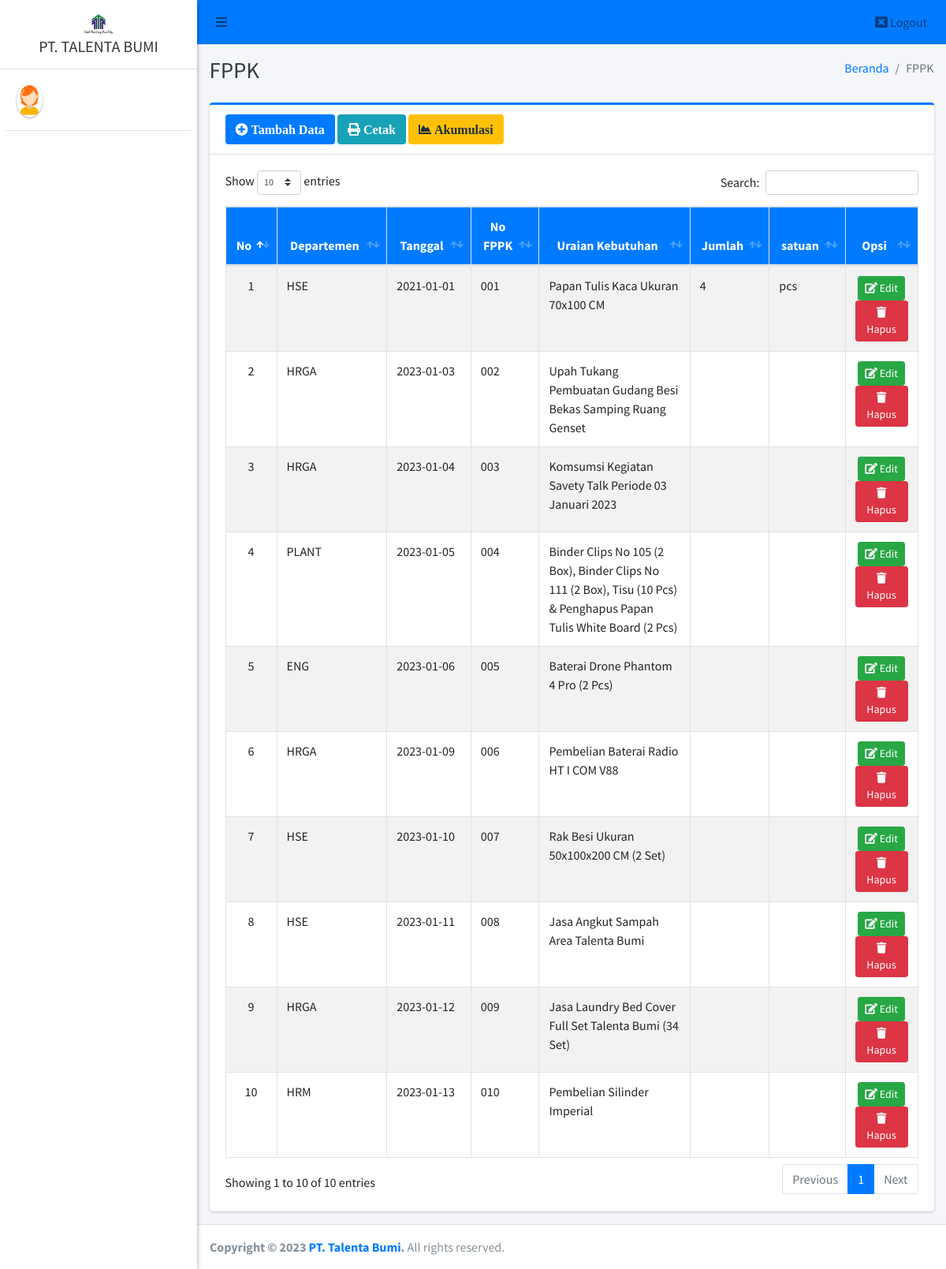
Screenshot of /admin/fppk/index.php with the database file from the repository.
### tables this page shows
CREATE TABLE `fppk` (
  `id_fppk` int(11) NOT NULL,
  `departemen` varchar(30) NOT NULL,
  `tanggal` date NOT NULL,
  `no_fppk` varchar(25) NOT NULL,
  `uraian_kebutuhan` text NOT NULL,
  `jumlah` varchar(20) DEFAULT NULL,
  `satuan` varchar(20) DEFAULT NULL
);

### admin/fppk/index.php (the view, shortened to what this page needs)
<?php
require '../../config/koneksi.php';
?>
<!DOCTYPE html>
<html>
<?php
include '../../templates/head.php';
?>
<body class="hold-transition sidebar-mini layout-fixed">
    <div class="wrapper">
        <?php
        include '../../templates/navbar.php';
        ?>
        <?php
        include '../../templates/sidebar.php';
        ?>
        <div class="content-wrapper">
            <div class="content-header">
                <div class="container-fluid">
                    <div class="row mb-2">
                        <div class="col-sm-6">
                            <h1 class="m-0 text-dark">FPPK</h1>
                        </div>
                        <div class="col-sm-6">
                            <ol class="breadcrumb float-sm-right">
                                <li class="breadcrumb-item"><a href="#">Beranda</a></li>
                                <li class="breadcrumb-item active">FPPK</li>
                            </ol>
                        </div>
                    </div>
                </div>
            </div>
            <section class="content">
                <div class="container-fluid">
                    <div class="row">
                        <div class="col-12">
                            <div class="card card-primary card-outline">
                                <div class="card-header">
                                    <a href="tambah" class="btn bg-primary"><i class="fa fa-plus-circle"> Tambah Data</i></a>
                                    <a href="#" data-toggle="modal" data-target="#fppk" class="btn bg-info"><i class="fa fa-print"> Cetak</i></a>
                                    <a href="akumulasi" target="blank" class="btn bg-warning"><i class="fa fa-chart-area"> Akumulasi</i></a>
                                </div>
                                <div class="card-body">
                                    <div class="table-responsive">
                                        <table id="example1" class="table table-bordered table-striped">
                                            <thead class="bg-primary">
                                                <tr align="center">
                                                    <th>No</th>
                                                    <th>Departemen</th>
                                                    <th>Tanggal</th>
                                                    <th>No FPPK</th>
                                                    <th>Uraian Kebutuhan</th>
                                                    <th>Jumlah</th>
                                                    <th>satuan</th>
                                                    <th>Opsi</th>
                                                </tr>
                                            </thead>
                                            <tbody style="background-color: white">
                                                <?php
                                                $no = 1;
                                                $data = $koneksi->query("SELECT * FROM fppk ORDER BY id_fppk ASC");
                                                while ($row = $data->fetch_array()) {
                                                ?>
                                                    <tr>
                                                        <td align="center"><?= $no++ ?></td>
                                                        <td><?= $row['departemen'] ?></td>
                                                        <td><?= $row['tanggal'] ?></td>
                                                        <td><?= $row['no_fppk'] ?></td>
                                                        <td><?= $row['uraian_kebutuhan'] ?></td>
                                                        <td><?= $row['jumlah'] ?></td>
                                                        <td><?= $row['satuan'] ?></td>
                                                        <td align="center">
                                                            <a href="edit?id=<?= $row['id_fppk'] ?>" class="btn btn-success btn-sm" title="Edit"><i class="fa fa-edit"></i> Edit</a>
                                                            <a href="hapus?id=<?= $row['id_fppk'] ?>" class="btn btn-danger btn-sm alert-hapus" title="Hapus"><i class="fa fa-trash"></i> Hapus</a>
                                                        </td>
                                                    </tr>
                                                <?php } ?>
                                            </tbody>
                                        </table>
                                    </div>
                                </div>
                            </div>
                        </div>
                    </div>
                </div>
            </section>
        </div>
        <?php include_once "../../templates/footer.php"; ?>
    </div>
</body>
</html>

### rows the page displays
fppk: departemen "HSE", tanggal "2021-01-01", no_fppk "001", uraian_kebutuhan "Papan Tulis Kaca Ukuran 70x100 CM", jumlah "4", satuan "pcs"
fppk: departemen "HRGA", tanggal "2023-01-03", no_fppk "002", uraian_kebutuhan "Upah Tukang Pembuatan Gudang Besi Bekas Samping Ruang Genset"
fppk: departemen "HRGA", tanggal "2023-01-04", no_fppk "003", uraian_kebutuhan "Komsumsi Kegiatan Savety Talk Periode 03 Januari 2023"
fppk: departemen "PLANT", tanggal "2023-01-05", no_fppk "004", uraian_kebutuhan "Binder Clips No 105 (2 Box), Binder Clips No 111 (2 Box), Tisu (10 Pcs) & Penghapus Papan Tulis White Board (2 Pcs)"
fppk: departemen "ENG", tanggal "2023-01-06", no_fppk "005", uraian_kebutuhan "Baterai Drone Phantom 4 Pro (2 Pcs)"
fppk: departemen "HRGA", tanggal "2023-01-09", no_fppk "006", uraian_kebutuhan "Pembelian Baterai Radio HT I COM V88"
fppk: departemen "HSE", tanggal "2023-01-10", no_fppk "007", uraian_kebutuhan "Rak Besi Ukuran 50x100x200 CM (2 Set)"
fppk: departemen "HSE", tanggal "2023-01-11", no_fppk "008", uraian_kebutuhan "Jasa Angkut Sampah Area Talenta Bumi"
fppk: departemen "HRGA", tanggal "2023-01-12", no_fppk "009", uraian_kebutuhan "Jasa Laundry Bed Cover Full Set Talenta Bumi (34 Set)"
fppk: departemen "HRM", tanggal "2023-01-13", no_fppk "010", uraian_kebutuhan "Pembelian Silinder Imperial"
